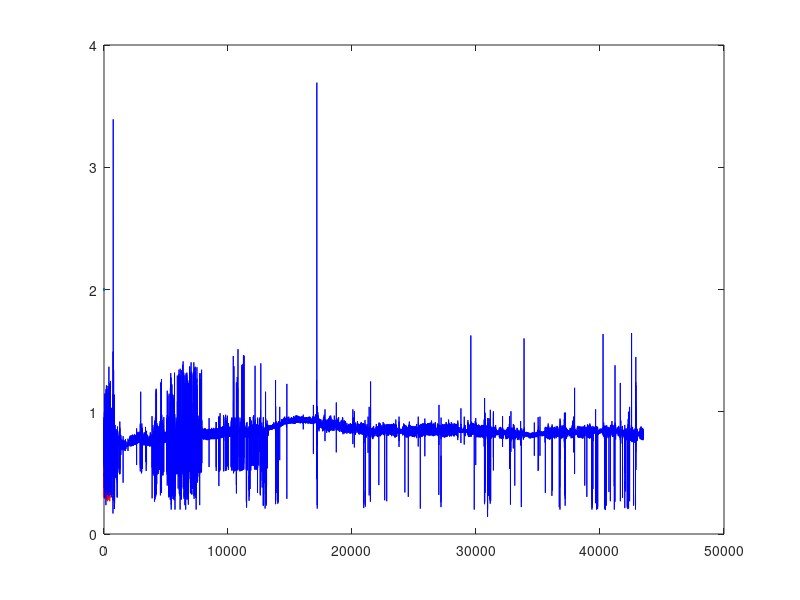

Write the MATLAB code that produced this figure. (Note: this script raises an error after producing the figure.)
%% Import Training Data
clear all;

AFDB1 = load('AF_RR_intervals/afdb_1.mat');
TrainingVector{1} = AFDB1;
AFDB2 = load('AF_RR_intervals/afdb_2.mat');
TrainingVector{2} = AFDB2;
AFDB3 = load('AF_RR_intervals/afdb_3.mat');
TrainingVector{3} = AFDB3;
AFDB4 = load('AF_RR_intervals/afdb_4.mat');
TrainingVector{4} = AFDB4;
TestVector{1} = TrainingVector{1};
TestVector{2} = TrainingVector{2};
TestVector{3} = TrainingVector{3};
TestVector{4} = TrainingVector{4};

AFDB5 = load('AF_RR_intervals/afdb_5.mat');
TestVector{5} = AFDB5;
AFDB6 = load('AF_RR_intervals/afdb_6.mat');
TestVector{6} = AFDB6;
AFDB7 = load('AF_RR_intervals/afdb_7.mat');
TestVector{7} = AFDB7;

%% Visualize data

figure(1)
clf
plot(AFDB3.rr(find(AFDB3.targetsRR == 1)), 'r', LineWidth=2)
hold on;
plot(AFDB3.rr(find(AFDB3.targetsRR == 0)), 'b')


% for iter = 1:size((AFDB3.targetsRR),2)
%     if(AFDB3.targetsRR(iter) == 1)
%         plot(iter,AFDB3.rr(iter), 'r*')
%     else
%         plot(iter,AFDB3.rr(iter), 'b')
%     end
%         
% end

%% Run PCV detector

% Create Detector with training data;
window = 10; % in seconds
[AFDetector_PCV, PcvVector] = AFibDetector_PCV(TrainingVector, window);


%manually evaluate histogram and choose threshold
threshold = 0.2;

FeatureSelection(AFDetector_PCV, threshold);



%% Test detector with testing data, Pcv;

OutputRR = cell(length(TestVector),1); %contains [detectRRVector, pcvVector] for each data_set
OutPcv = cell(length(TestVector),1);

for j = 1:length(TestVector)
  [OutputRR{j}, OutPcv{j}] = AFibTesting(AFDetector_PCV,TestVector{j});
end


%% Evaluate Pcv - draw figures of results and threshold.

figure(3);
clf
for i = 1:length(TrainingVector)
    ax(i) = subplot(2,2,i);
    
    % Splitting data to AF and non AF
    AF_red = PcvVector{i}; 
    AF_red(AF_red<threshold) = threshold; % classified as non-AF
    AF_blue = PcvVector{i};
    AF_blue(AF_blue>threshold) = threshold; % classified as AF
    plot(AF_blue, 'b-')
    hold on
    plot(AF_red,'r-')

%     plot(PcvVector{i}, 'b-')
%     hold on;
%     x = linspace(0, ceil(TrainingVector{i}.qrs(end)./1000), length(TrainingVector{i}.targetsQRS));
%     plot(x,TrainingVector{i}.targetsQRS*0.2, 'r-');
    yline(threshold, 'k-.','LineWidth',1.5);
    ylim([0 0.5])
    xlabel('Time s');
    ylabel('P_{cv} value');
    title('Training Set ' + string(i))
end
linkaxes(ax,'xy')
legend('Pcv value', 'TargetRR', 'Threshold');
xlabel('Time s');
ylabel('P_{cv} value');


figure(4);
clf
for i = 5:length(TestVector)   
    ax(i) = subplot(2,2,i-3);
    
    % Splitting data to AF and non AF
    AF_red = OutPcv{i}; 
    AF_red(AF_red<threshold) = threshold; % classified as non-AF
    AF_blue = OutPcv{i};
    AF_blue(AF_blue>threshold) = threshold; % classified as AF
    plot(AF_blue, 'b-')
    hold on
    plot(AF_red,'r-')


%     plot(OutPcv{i}, 'b-')
%     hold on;
%     x = linspace(0, ceil(TestVector{i}.qrs(end)./1000), length(TestVector{i}.targetsQRS));
%     plot(x,TestVector{i}.targetsQRS*0.2, 'r-');
    yline(threshold, 'k-.','LineWidth',1.5);
    ylim([0 0.5])
    xlabel('Time s');
    ylabel('P_{cv} value');
    title('Testing Set ' + string(i))
end
linkaxes(ax,'xy')
legend('Pcv value', 'TargetRR', 'Threshold');
xlabel('Time s');
ylabel('P_{cv} value');

%% Performance measure  - table output

FN_tot = cell(length(TestVector),1);
FP_tot = cell(length(TestVector),1);
TN_tot = cell(length(TestVector),1);
TP_tot = cell(length(TestVector),1);
performance = cell([length(TestVector)+1, 2]); % Sensitivity for first col and specificity for second col

for set_nbr = 1 : length(OutputRR) 
    
    diff = TestVector{set_nbr}.targetsRR - OutputRR{set_nbr};
    
    FN_tot{set_nbr} = sum(diff>0, 'all');
    FP_tot{set_nbr} = sum(diff<0, 'all');
    TN_tot{set_nbr} = sum(OutputRR{set_nbr} == 0) - FN_tot{set_nbr};
    TP_tot{set_nbr} = sum(OutputRR{set_nbr} == 1) - FP_tot{set_nbr};
    
    performance{set_nbr, 1} = TP_tot{set_nbr} ./ (TP_tot{set_nbr} + FN_tot{set_nbr}); % Sensitivity
    performance{set_nbr, 2} = TN_tot{set_nbr} ./ (FP_tot{set_nbr} + TN_tot{set_nbr}); % Specificity
end

performance{end, 1} = sum(cell2mat(TP_tot)) / (sum(cell2mat(TP_tot)) + sum(cell2mat(FN_tot))); % Avg sensitivity
performance{end, 2} = sum(cell2mat(TN_tot)) / (sum(cell2mat(FP_tot)) + sum(cell2mat(TN_tot))); % Avg specificity

% Sensitivity = TP / (TP + FN)
% Specificity = TN / (FP + TN)

Data_set = ["Patient 1"; "Patient 2"; "Patient 3"; "Patient 4"; "Patient 5"; "Patient 6"; "Patient 7"; "Average"];
Sensitivity = performance(:, 1);
Specificity = performance(:, 2);
pcv_results = table(Data_set, Sensitivity, Specificity);

%% Run Shannon detector, fungerar ej

% Create Detector with training data;
window = 100; %in seconds
[AFDetector_SampEn, SampEnVector] = AFibDetector_shannon(TrainingVector, window);




FeatureSelection(AFDetector_SampEn, threshold);

%% SVM feats extraction
window = 10; %in seconds
% featVector = cell(35960,7);
featVector = {};
label = [];
[AFDetector_svm, featVector, label] = AFibDetector_SVM_feats(TrainingVector, window, featVector, label);
writetable(featVector, 'mat_feats_table.csv') % used in separate code in python



%% Run rMSSD detector, should work

% Create Detector with training data;
window = 10; %in seconds
[AFDetector_rMSSD, rmssdVector] = AFibDetector_rMSSD(TrainingVector, window);


threshold = 0.11 % chosen manually from histogram plot

FeatureSelection(AFDetector_rMSSD, threshold);
% %% Test rMSSD detector with testing data;
% 
% 
% OutputRR = cell(length(TestVector),1); %contains [detectRRVector, pcvVector] for each data_set
% Outrmssd = cell(length(TestVector),1);
% 
% for j = 1:length(TestVector) 
%     
%   [OutputRR{j}, Outrmssd{j}] = AFibTesting(AFDetector_rMSSD,TestVector{j});
% end
% 
% %% Evaluate rMSSD - draw figures of results and threshold.
% 
% figure(3);
% clf
% for i = 1:length(TrainingVector)
%     ax(i) = subplot(2,2,i);
%     
%     % Splitting data to AF and non AF
%     AF_red = rmssdVector{i}; 
%     AF_red(AF_red<threshold) = threshold; % classified as non-AF
%     AF_blue = rmssdVector{i};
%     AF_blue(AF_blue>threshold) = threshold; % classified as AF
%     plot(AF_blue, 'b-')
%     hold on
%     plot(AF_red,'r-')
% 
%     yline(threshold, 'k-.','LineWidth',1.5);
%     ylim([0 0.5])
%     xlabel('Time s');
%     ylabel('rMSSD value');
%     title('Training Set ' + string(i))
% end
% linkaxes(ax,'xy')
% legend('rMSSD value', 'TargetRR', 'Threshold');
% xlabel('Time s');
% ylabel('rMSSD value');
% 
% 
% figure(4);
% clf
% for i = 5:length(TestVector)   
%     ax(i) = subplot(2,2,i-3);
%     
%     % Splitting data to AF and non AF
%     AF_red = Outrmssd{i}; 
%     AF_red(AF_red<threshold) = threshold; % classified as non-AF
%     AF_blue = Outrmssd{i};
%     AF_blue(AF_blue>threshold) = threshold; % classified as AF
%     plot(AF_blue, 'b-')
%     hold on
%     plot(AF_red,'r-')
%     yline(threshold, 'k-.','LineWidth',1.5);
%     ylim([0 0.5])
%     xlabel('Time s');
%     ylabel('rMSSD value');
%     title('Testing Set ' + string(i))
% end
% linkaxes(ax,'xy')
% legend('rMSSD value', 'TargetRR', 'Threshold');
% xlabel('Time s');
% ylabel('rMSSD value');
